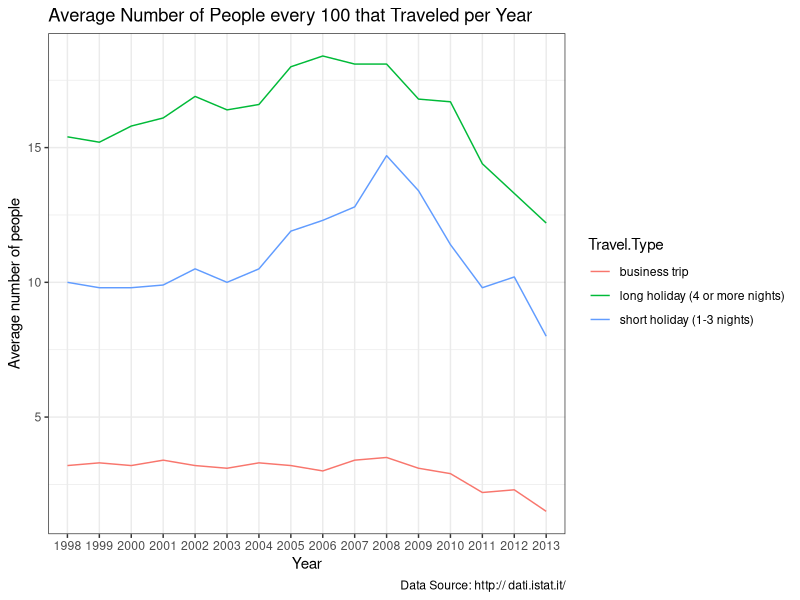

Reproduce this figure in R.
library(tidyverse)

theme_set(theme_bw())
data <- read.csv("processed_data/1.historical_data_1998_2013_type_of_journey.csv")

data %>%
  ggplot(aes(x = factor(Year), y = Avg.People.Per.Quarter, group = Travel.Type , color = Travel.Type)) +
  geom_line() +
  labs(
    title = "Average Number of People every 100 that Traveled per Year",
    caption = "Data Source: http:// dati.istat.it/",
    x = "Year",
    y = "Average number of people"
  )
  # geom_errorbar(aes(ymin = Avg.People.Per.Quarter-Sd.People.Per.Quarter, ymax = Avg.People.Per.Quarter+Sd.People.Per.Quarter))
